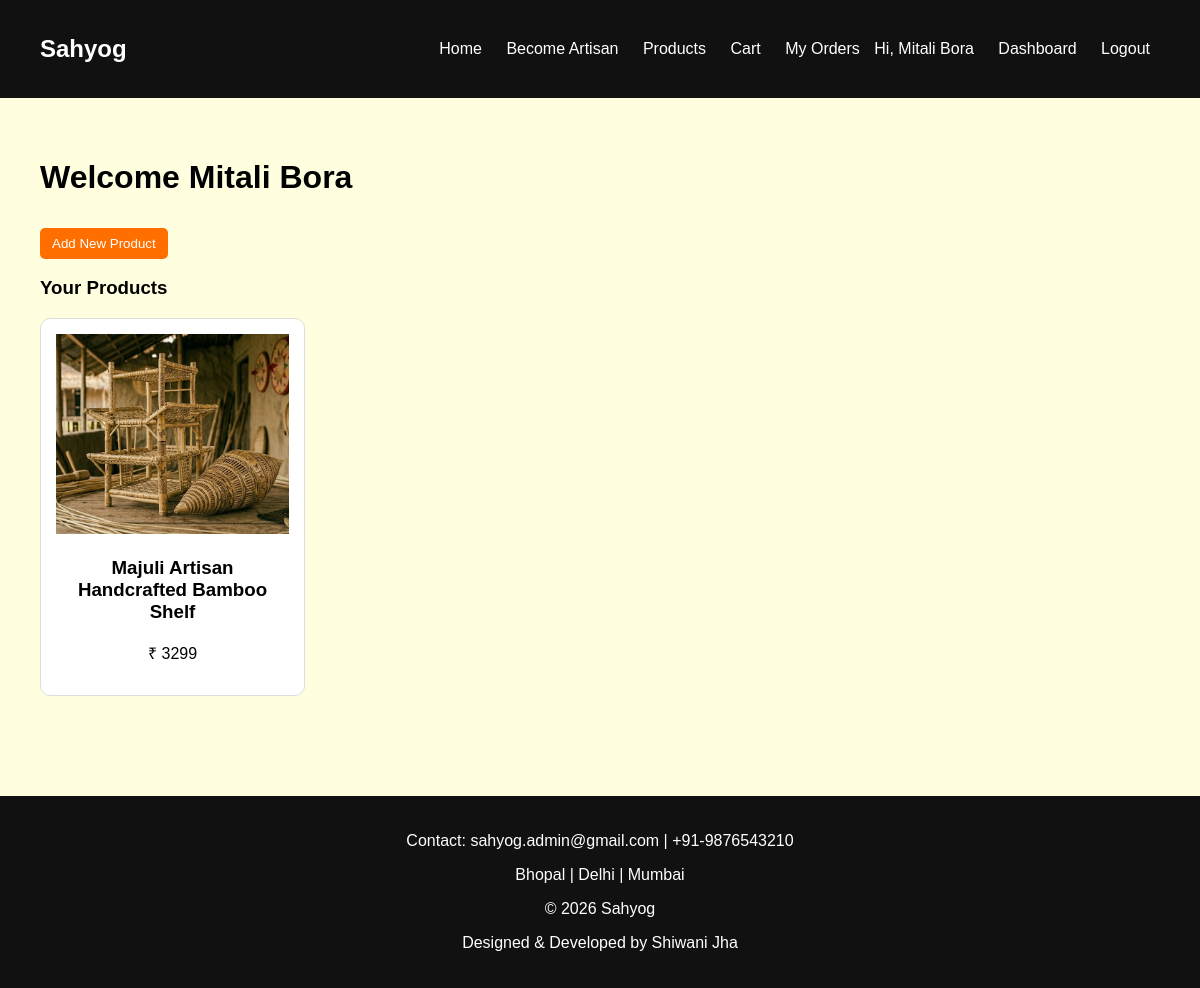
/artisan-dashboard/ (signed in), run on the app's committed database.
### store/models.py (models this page shows, shortened)
class Artisan(models.Model):
    user = models.OneToOneField(
    User,
    on_delete=models.CASCADE,
    null=True,
    blank=True,
    related_name='artisan'
)
    name = models.CharField(max_length=100)
    village = models.CharField(max_length=100)
    craft = models.CharField(max_length=100)
    story = models.TextField()
    image = models.ImageField(upload_to='artisans/')

class Product(models.Model):
    artisan = models.ForeignKey(Artisan, on_delete=models.CASCADE, null=True)
    name = models.CharField(max_length=200)
    price = models.IntegerField()
    description = models.TextField()
    image = models.ImageField(upload_to='products/')

### store/views.py (the view)
# urls.py: path('artisan-dashboard/', views.artisan_dashboard, name='artisan_dashboard'),
@login_required
def artisan_dashboard(request):
    artisan = Artisan.objects.get(user=request.user)
    products = Product.objects.filter(artisan=artisan)
    return render(request, 'artisan_dashboard.html', {
        'artisan': artisan,
        'products': products
    })

### store/context_processors.py (called while the page is built)
def artisan_status(request):
    is_artisan = False
    if request.user.is_authenticated:
        is_artisan = Artisan.objects.filter(user=request.user).exists()
    return { 'is_artisan': is_artisan }

### templates/artisan_dashboard.html
{% extends 'base.html' %}
{% block content %}
<div class="container">
    <h1>Welcome {{ artisan.name }}</h1>
    <a href="/add-product/">
    <button class="btn-cart">Add New Product</button></a>
    <h3>Your Products</h3>
    <div class="products">
        {% for product in products %}
        <div class="card">
            <img src="{{ product.image.url }}">
            <h3>{{ product.name }}</h3>
            <p>₹ {{ product.price }}</p>
        </div>
        {% endfor %}
    </div>
</div>
{% endblock %}

### templates/base.html (shortened to what this page needs)
{% load static %}
<!DOCTYPE html>
<html>
<head>
    <link rel="stylesheet" href="{% static 'css/style.css' %}">
</head>
<body>
<div class="navbar">
    <h2>Sahyog</h2>
    <div>
        <a href="/">Home</a>
        <a href="/apply-artisan/">Become Artisan</a>
        <a href="/products/">Products</a>
        <a href="/cart/">Cart</a>
        {% if user.is_authenticated %}
            <a href="{% url 'my_orders' %}">My Orders</a>
            <span class="user">
                Hi, {{ user.username }}
            </span>
            {% if is_artisan %}
                <a href="/artisan-dashboard/">Dashboard</a>
            {% endif %}
            <a href="/logout/">Logout</a>
        {% else %}
            <a href="/login/">Login</a>
            <a href="/register/">Register</a>
        {% endif %}
    </div>
</div>
{% block content %}{% endblock %}
<div class="footer">
    <p>Contact: sahyog.admin@gmail.com | +91-9876543210</p>
    <p>Bhopal | Delhi | Mumbai</p>
    <p>© 2026 Sahyog</p>
    <p>Designed & Developed by Shiwani Jha</p>
</div>
</body>
</html>

### static/css/style.css (style rules this page uses)
body { margin: 0; font-family: Arial; background: lightyellow; }
.navbar { background: #111; color: white; padding: 15px 40px; display: flex; justify-content: space-between; align-items: center; }
.navbar a { color: white; text-decoration: none; margin: 10px; }
.user { margin-right: 10px; }
.footer { background: #111; color: white; padding: 20px; text-align: center; margin-top: 40px; }
.container { padding: 40px; }
.products { display: grid; grid-template-columns: repeat(auto-fill, minmax(220px, 1fr)); gap: 20px; }
.card { border: 1px solid #ddd; padding: 15px; text-align: center; border-radius: 10px; background: white; }
.card img { width: 100%; height: 200px; object-fit: cover; }
.btn-cart { background: #ff6f00; color: white; border: none; padding: 8px 12px; margin-top: 10px; cursor: pointer; border-radius: 5px; }
.card { margin-bottom: 20px; }

### data on the page
Artisan: name "Mitali Bora"
Product: image (picture), name "Majuli Artisan Handcrafted Bamboo Shelf", price "3299"

### other printed values
{{ user.username }} "Mitali Bora"
